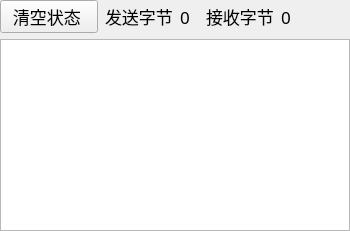
            <widget class="QFrame" name="sendFrame">
             <layout class="QVBoxLayout" name="verticalLayout">
              <property name="leftMargin">
               <number>0</number>
              </property>
              <property name="topMargin">
               <number>0</number>
              </property>
              <property name="rightMargin">
               <number>0</number>
              </property>
              <property name="bottomMargin">
               <number>0</number>
              </property>
              <item>
               <layout class="QHBoxLayout" name="horizontalLayout_5">
                <property name="spacing">
                 <number>7</number>
                </property>
                <property name="rightMargin">
                 <number>10</number>
                </property>
                <item>
                 <widget class="QPushButton" name="cleanMessageButton">
                  <property name="sizePolicy">
                   <sizepolicy hsizetype="Fixed" vsizetype="Fixed">
                    <horstretch>0</horstretch>
                    <verstretch>0</verstretch>
                   </sizepolicy>
                  </property>
                  <property name="maximumSize">
                   <size>
                    <width>16777215</width>
                    <height>16777215</height>
                   </size>
                  </property>
                  <property name="font">
                   <font>
                    <family>等线</family>
                    <pointsize>13</pointsize>
                    <weight>50</weight>
                    <italic>false</italic>
                    <bold>false</bold>
                    <underline>false</underline>
                    <strikeout>false</strikeout>
                   </font>
                  </property>
                  <property name="toolTip">
                   <string>清空接收和发送计数</string>
                  </property>
                  <property name="text">
                   <string>  清空状态   </string>
                  </property>
                  <property name="icon">
                   <iconset resource="icoPack.qrc">
                    <normaloff>:/Mainico/ico/20200510-221413.ico</normaloff>:/Mainico/ico/20200510-221413.ico</iconset>
                  </property>
                  <property name="iconSize">
                   <size>
                    <width>20</width>
                    <height>20</height>
                   </size>
                  </property>
                 </widget>
                </item>
                <item>
                 <widget class="QLabel" name="showLabel1">
                  <property name="sizePolicy">
                   <sizepolicy hsizetype="Fixed" vsizetype="Preferred">
                    <horstretch>0</horstretch>
                    <verstretch>0</verstretch>
                   </sizepolicy>
                  </property>
                  <property name="maximumSize">
                   <size>
                    <width>16777215</width>
                    <height>16777215</height>
                   </size>
                  </property>
                  <property name="font">
                   <font>
                    <family>等线</family>
                    <pointsize>13</pointsize>
                    <weight>50</weight>
                    <italic>false</italic>
                    <bold>false</bold>
                    <underline>false</underline>
                    <strikeout>false</strikeout>
                   </font>
                  </property>
                  <property name="text">
                   <string>发送字节</string>
                  </property>
                 </widget>
                </item>
                <item>
                 <widget class="QLabel" name="sendCountLabel">
                  <property name="maximumSize">
                   <size>
                    <width>16777215</width>
                    <height>16777215</height>
                   </size>
                  </property>
                  <property name="font">
                   <font>
                    <family>等线</family>
                    <pointsize>13</pointsize>
                    <weight>50</weight>
                    <italic>false</italic>
                    <bold>false</bold>
                    <underline>false</underline>
                    <strikeout>false</strikeout>
                   </font>
                  </property>
                  <property name="text">
                   <string>0</string>
                  </property>
                 </widget>
                </item>
                <item>
                 <widget class="QLabel" name="showLabel2">
                  <property name="sizePolicy">
                   <sizepolicy hsizetype="Fixed" vsizetype="Preferred">
                    <horstretch>0</horstretch>
                    <verstretch>0</verstretch>
                   </sizepolicy>
                  </property>
                  <property name="maximumSize">
                   <size>
                    <width>16777215</width>
                    <height>16777215</height>
                   </size>
                  </property>
                  <property name="font">
                   <font>
                    <family>等线</family>
                    <pointsize>13</pointsize>
                    <weight>50</weight>
                    <italic>false</italic>
                    <bold>false</bold>
                    <underline>false</underline>
                    <strikeout>false</strikeout>
                   </font>
                  </property>
                  <property name="text">
                   <string>接收字节</string>
                  </property>
                 </widget>
                </item>
                <item>
                 <widget class="QLabel" name="receiveCountLabel">
                  <property name="maximumSize">
                   <size>
                    <width>16777215</width>
                    <height>16777215</height>
                   </size>
                  </property>
                  <property name="font">
                   <font>
                    <family>等线</family>
                    <pointsize>13</pointsize>
                    <weight>50</weight>
                    <italic>false</italic>
                    <bold>false</bold>
                    <underline>false</underline>
                    <strikeout>false</strikeout>
                   </font>
                  </property>
                  <property name="text">
                   <string>0</string>
                  </property>
                 </widget>
                </item>
                <item>
                 <spacer name="horizontalSpacer_6">
                  <property name="orientation">
                   <enum>Qt::Horizontal</enum>
                  </property>
                  <property name="sizeType">
                   <enum>QSizePolicy::Preferred</enum>
                  </property>
                  <property name="sizeHint" stdset="0">
                   <size>
                    <width>40</width>
                    <height>20</height>
                   </size>
                  </property>
                 </spacer>
                </item>
               </layout>
              </item>
              <item>
               <widget class="QPlainTextEdit" name="receiveBox">
                <property name="sizePolicy">
                 <sizepolicy hsizetype="Preferred" vsizetype="Expanding">
                  <horstretch>8</horstretch>
                  <verstretch>8</verstretch>
                 </sizepolicy>
                </property>
                <property name="minimumSize">
                 <size>
                  <width>350</width>
                  <height>0</height>
                 </size>
                </property>
                <property name="font">
                 <font>
                  <family>等线</family>
                  <pointsize>13</pointsize>
                  <weight>50</weight>
                  <italic>false</italic>
                  <bold>false</bold>
                  <underline>false</underline>
                  <strikeout>false</strikeout>
                 </font>
                </property>
                <property name="focusPolicy">
                 <enum>Qt::NoFocus</enum>
                </property>
                <property name="frameShape">
                 <enum>QFrame::StyledPanel</enum>
                </property>
                <property name="frameShadow">
                 <enum>QFrame::Plain</enum>
                </property>
                <property name="documentTitle">
                 <string/>
                </property>
                <property name="readOnly">
                 <bool>true</bool>
                </property>
                <property name="plainText">
                 <string/>
                </property>
                <property name="backgroundVisible">
                 <bool>false</bool>
                </property>
                <property name="centerOnScroll">
                 <bool>false</bool>
                </property>
               </widget>
              </item>
             </layout>
            </widget>
